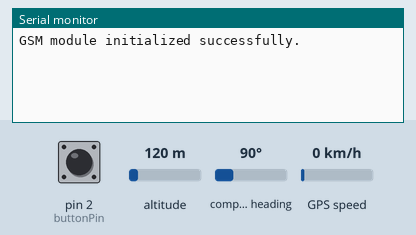
Recording of a sketch running on a simulated Arduino Uno, built with avr-gcc and run on an emulated ATmega328P. Parts: the last lines printed to the serial monitor. The test bench sets the inputs (shaded band); at power-on: pin 2 (buttonPin) HIGH, altitude 120 m, compass heading 90°, GPS speed 0 km/h. The GPS gets a fix after 3 s at 37.7749, -122.4194 with 8 satellites; the modem accepts every AT command (registered, SIM ready, sends succeed) and sends nothing else.

Above: at 1.2 s.
1.3 s: pin 2 (buttonPin) pulled LOW for 3.2 s
At 4.37 s:
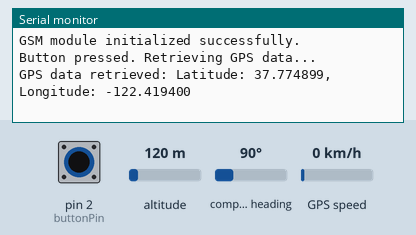
At 5.7 s:
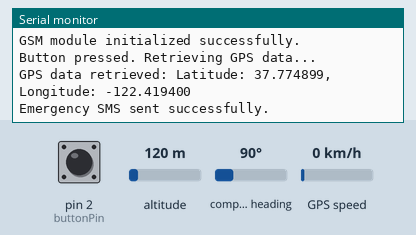

Measured:
- after the input at 1.3 s, the serial monitor: prints a new line after 3.0 s (image 1)

The sketch:

ESOSK.ino
```cpp
#include <SoftwareSerial.h>
#include <TinyGPS++.h>

// Pin definitions
const int buttonPin = 2; // Pin for the push button
const unsigned long requiredButtonPressDuration = 3000; // 3 seconds in milliseconds

// Serial communication for GPS and GSM
SoftwareSerial gpsSerial(7, 8);  // RX, TX for Neo-6M GPS
SoftwareSerial gsmSerial(9, 10); // RX, TX for SIM800L GSM

// GPS object
TinyGPSPlus gps;

// Button debounce variables
unsigned long lastDebounceTime = 0;
const unsigned long debounceDelay = 50; // Debounce time in milliseconds

void setup() {
  // Initialize serial communication
  Serial.begin(9600);
  gpsSerial.begin(9600);
  gsmSerial.begin(9600);

  // Initialize button pin with internal pull-up resistor
  pinMode(buttonPin, INPUT_PULLUP);

  // Test GSM module
  if (!initializeGSM()) {
    Serial.println("GSM initialization failed. Check connections.");
  } else {
    Serial.println("GSM module initialized successfully.");
  }
}

void loop() {
  // Check if the button is pressed and held for the required duration
  if (isButtonPressed()) {
    Serial.println("Button pressed. Retrieving GPS data...");

    // Get GPS data
    String gpsData = getGPSData();
    if (gpsData != "No GPS fix available.") {
      Serial.println("GPS data retrieved: " + gpsData);

      // Send emergency SMS
      if (sendEmergencySMS(gpsData)) {
        Serial.println("Emergency SMS sent successfully.");
      } else {
        Serial.println("Failed to send emergency SMS.");
      }

      // Make emergency call
      if (makeEmergencyCall()) {
        Serial.println("Emergency call made successfully.");
      } else {
        Serial.println("Failed to make emergency call.");
      }
    } else {
      Serial.println("Failed to retrieve GPS data.");
    }

    // Delay to avoid rapid triggering
    delay(5000);
  }
}

bool isButtonPressed() {
  static bool buttonActive = false;
  static unsigned long pressStartTime = 0;

  // Read the button state
  if (digitalRead(buttonPin) == LOW) {
    if (!buttonActive) {
      buttonActive = true;
      pressStartTime = millis();
    } else if (millis() - pressStartTime >= requiredButtonPressDuration) {
      buttonActive = false; // Reset for next press
      return true;
    }
  } else {
    buttonActive = false; // Reset if button is released
  }

  return false;
}

String getGPSData() {
  unsigned long startMillis = millis();
  while (millis() - startMillis < 10000) { // Wait for 10 seconds to get a GPS fix
    while (gpsSerial.available() > 0) {
      gps.encode(gpsSerial.read());
    }
    if (gps.location.isValid()) {
      return "Latitude: " + String(gps.location.lat(), 6) + ", Longitude: " + String(gps.location.lng(), 6);
    }
    delay(100); // Small delay to avoid busy-waiting
  }
  return "No GPS fix available.";
}

bool sendEmergencySMS(String message) {
  // Set SMS to text mode
  gsmSerial.println("AT+CMGF=1");
  if (!waitForResponse("OK", 1000)) return false;

  // Set the recipient number
  gsmSerial.println("AT+CMGS=\"+123456789\""); // Replace with actual emergency number
  if (!waitForResponse(">", 1000)) return false;

  // Send the emergency message
  gsmSerial.print("Emergency! Location: " + message);
  gsmSerial.write(26); // Send Ctrl+Z to send SMS

  // Wait for confirmation
  return waitForResponse("+CMGS:", 5000);
}

bool makeEmergencyCall() {
  // Dial the emergency number
  gsmSerial.println("ATD+123456789;"); // Replace with actual emergency number
  if (!waitForResponse("OK", 1000)) return false;

  // Wait for 90 seconds (call duration)
  delay(90000);

  // Hang up the call
  gsmSerial.println("ATH");
  return waitForResponse("OK", 1000);
}

bool initializeGSM() {
  // Check if the GSM module is responsive
  gsmSerial.println("AT");
  return waitForResponse("OK", 1000);
}

bool waitForResponse(const char* expectedResponse, unsigned long timeout) {
  unsigned long startMillis = millis();
  String response = "";

  while (millis() - startMillis < timeout) {
    while (gsmSerial.available() > 0) {
      char c = gsmSerial.read();
      response += c;
      if (response.indexOf(expectedResponse) != -1) {
        return true;
      }
    }
  }

  Serial.println("Timeout waiting for response: " + response);
  return false;
}
```
